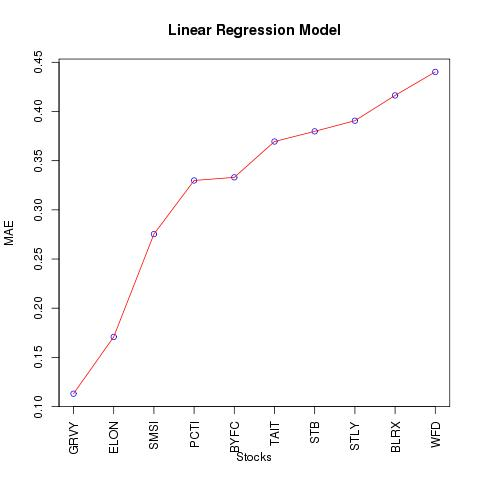

This chart was generated by the following R code:
# =====================================================================
# CSE587
# Author: Ishan Bhatt
# Email: [email redacted]
# =====================================================================

# need to install the following two packages in CCR(at least)
# install.packages("forecast")
# install.packages("fpp")
# data path /gpfs/courses/cse587/spring2015/data/hw2/data

library(forecast)
library(fpp)
library(R.utils)
# need to read the stocklist, and loop all files
stocklist = read.table("/gpfs/courses/cse587/spring2015/data/hw2/stocklist.txt")
stocklist = t(stocklist)
error = c()
names = c()
for(j in 1:length(stocklist)){
  if(stocklist[j]=="ULTAInc.") {
    stocklist[j] = "ULTA"
  }
  if(stocklist[j]=="JASOLtd."){
    stocklist[j] = "JASO"
  }
  filename = paste("/gpfs/courses/cse587/spring2015/data/hw2/data/",stocklist[j],".csv",sep="")
  # if file is not empty and has 755 lines
  if(file.info(filename)[1]>0 && countLines(filename)==755) {  
 
    # read one csv file into variable (DO NOT EDIT)
    textData=read.csv(file=filename, header=T)
    
    # convert txt data to time-series data, in day unit (DO NOT EDIT)
    tsData = ts(rev(textData$Adj.Close),start=c(2012, 1),frequency=365)
    
    # define train data (DO NOT EDIT)
    trainData = window(tsData, end=c(2014,14))
    
    # define test data (DO NOT EDIT)
    testData = window(tsData, start=c(2014,15))
    
    # MAE row vector (DO NOT EDIT)
    MAE_lm = matrix(NA,1,length(testData))
    # apply Linear  model
    fitData_lm = tslm(trainData ~ trend)
    
    # apply forecast(DO NOT EDIT)
    forecastData_lm = forecast(fitData_lm, h=length(testData))
    # calculate mean absolute error
    for(i in 1:length(testData))
    {
      MAE_lm[1,i] = abs(forecastData_lm$mean[i] - testData[i])
    }
    error = c(error,sum(MAE_lm[1,1:10]))
    names = c(names, stocklist[j])
  }
}
lm_list = data.frame(names,error)
lm_list = lm_list[order(error),]
rownames(lm_list)=NULL

# print results
print("The top 10 minimum sum of MAE using linear Regression are:")
print(lm_list[1:10,])
# plot graph
jpeg("/gpfs/courses/cse587/spring2015/students/ishanbha/hw2/lm.jpg")
plot(lm_list$error[1:10],col="blue",ylab="MAE", xlab="Stocks",xaxt="n")
lines(lm_list$error[1:10], col="red")
title(main="Linear Regression Model")
axis(1,at=1:10,labels=lm_list$name[1:10],las=2)
dev.off()
